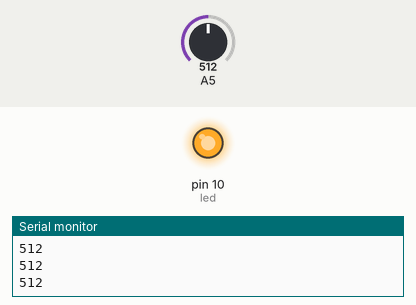
The sketch below on a simulated Arduino Uno, built with avr-gcc and run on an emulated ATmega328P. Shown: output pins drawn as LEDs (lit = HIGH), the last lines printed to the serial monitor. Inputs (shaded band) come from the test bench; at power-on: A5 = 512.

Above: at 1.2 s.
1.3 s: A5 set to 215
2.8 s: A5 set to 183
At 3.9 s:
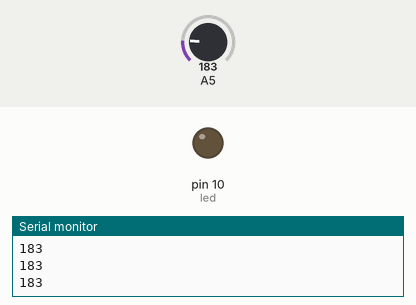
4.3 s: A5 set to 210
At 5.0 s:
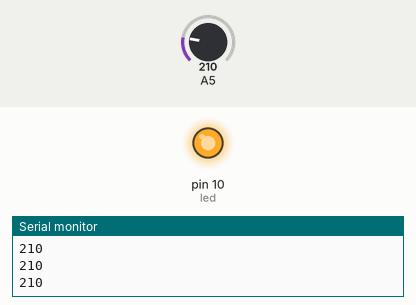
5.8 s: A5 set to 190
At 6.2 s:
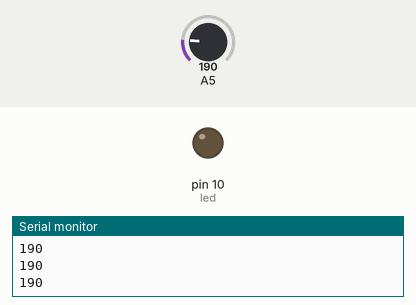
Timing chart, 0 to 8.3 s (numbered marks = the images above; inputs shaded):
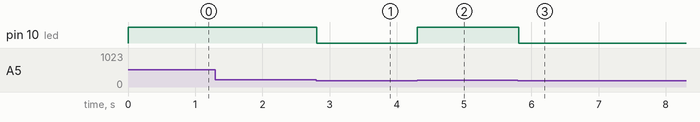

Measured:
- the behaviour switches between 201 and 200 on A5 (found by bisection; images 0 and 1)
- after the input at 2.8 s, pin 10 (led): HIGH → LOW at once
- after the input at 4.3 s, pin 10 (led): LOW → HIGH at once
- after the input at 5.8 s, pin 10 (led): HIGH → LOW at once

The sketch:

sensor01.ino
```cpp
unsigned int sensor;
int led = 10;

void setup() {
  Serial.begin(9600);
  pinMode(led, OUTPUT);
}

void loop() {
  sensor = analogRead(A5);
  Serial.println(sensor);

  if(sensor>200){
    digitalWrite(led, HIGH);
  } else {
    digitalWrite(led, LOW);
    }
}
```
